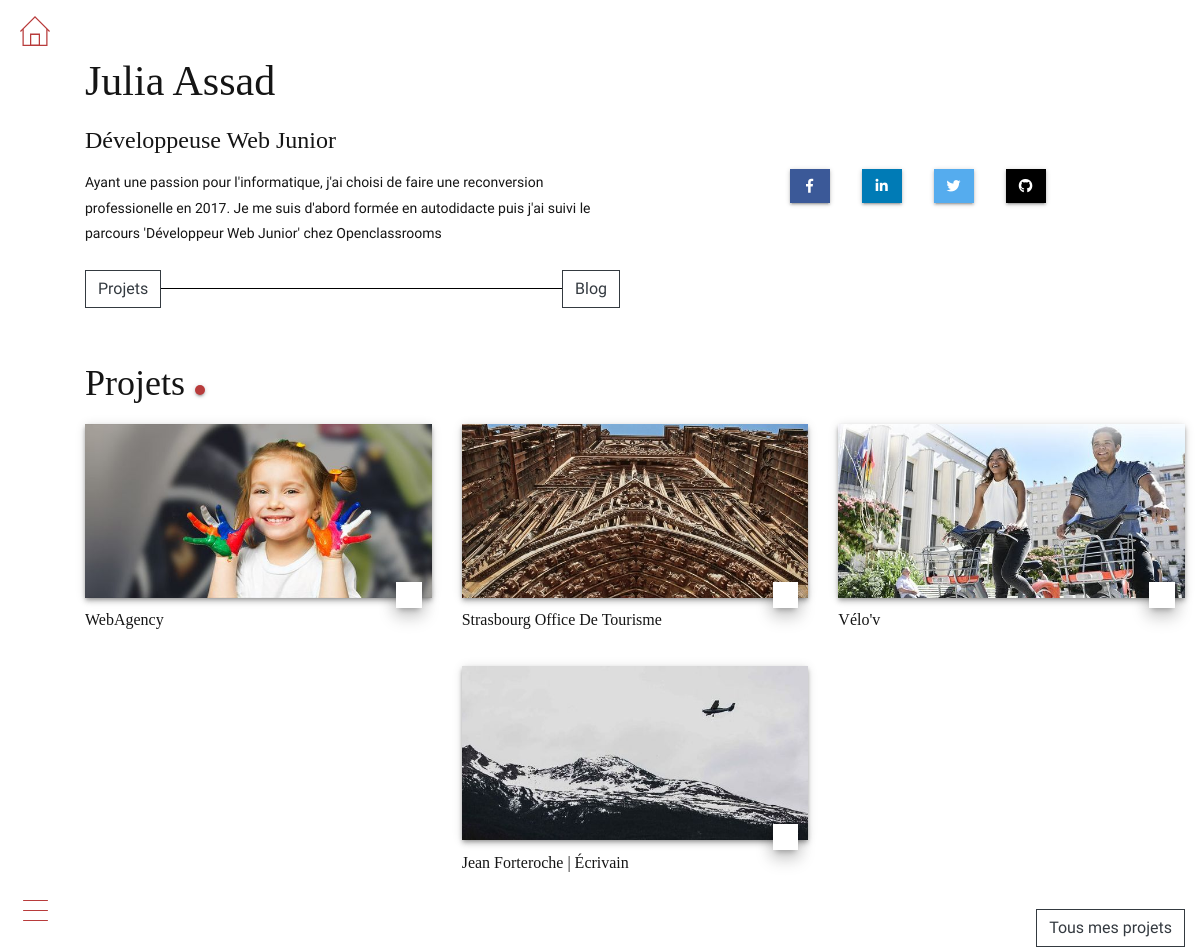
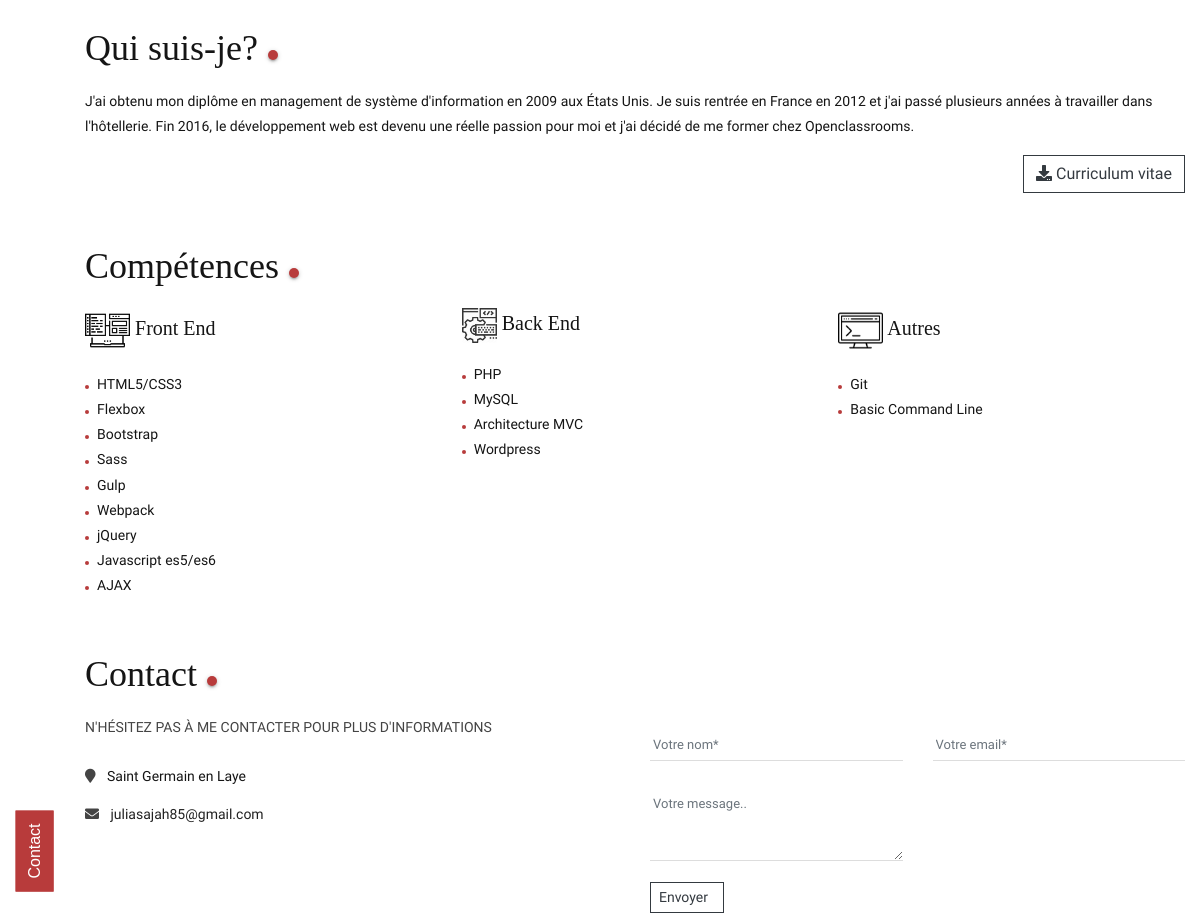
The page / on the database its author committed (2 pictures, top to bottom).
### tables this page shows
CREATE TABLE `projects` (
  `id` int(11) NOT NULL,
  `project_name` varchar(255) NOT NULL,
  `project_description` text NOT NULL,
  `project_sm_image` varchar(255) NOT NULL,
  `project_lg_image` varchar(255) NOT NULL,
  `project_url` varchar(255) NOT NULL,
  `project_comments` text NOT NULL,
  `project_slug` text NOT NULL,
  `is_published` tinyint(1) NOT NULL DEFAULT '0'
);

### app/controllers/Home.php (called while the page is built)
<?php
  class Home extends Controller
  {
      public function __construct()
      {
        $this->projectModel = $this->model('Projectmodel');
      }
      public function index()
      {
        $projects = $this->projectModel->getFirstProjects();
        $data = [
            'projects' => $projects
           ];
          $this->view('front/pages/index', $data);
      }
  }

### app/libraries/Core.php (called while the page is built, shortened)
<?php
class Core
{
 protected $currentMethod = 'Index';
 public function __construct()
 {
  $url = $this->getUrl();
  $this->currentController = new $this->currentController;
  $this->params = $url ? array_values($url) : [];
  call_user_func_array([$this->currentController, $this->currentMethod], $this->params);
 }
}

### build/index.php (called while the page is built, shortened)
<?php
$init = new Core;

### app/libraries/Database.php (called while the page is built, shortened)
<?php
class Database
{
 private $host = DB_HOST;
 private $user = DB_USER;
 private $pass = DB_PASS;
 private $dbname = DB_NAME;
 private $dbh;
 private $stmt;
 public function __construct()
 {
  $dsn = 'mysql:host=' . $this->host . ';dbname=' . $this->dbname;
  $options = array(
   PDO::ATTR_PERSISTENT => true,
   PDO::ATTR_ERRMODE => PDO::ERRMODE_EXCEPTION,
  );
  try {
   $this->dbh = new PDO($dsn, $this->user, $this->pass, $options);
  } catch (PDOException $e) {
   $this->error = $e->getMessage();
   echo $this->error;
  }}
 public function query($sql)
 {
  $this->stmt = $this->dbh->prepare($sql);
 }
 public function execute()
 {
  return $this->stmt->execute();
 }
 public function resultSet()
 {
  $this->execute();
  return $this->stmt->fetchAll(PDO::FETCH_OBJ);
 }
}

### app/models/Projectmodel.php (called while the page is built, shortened)
<?php
class Projectmodel
{
    private $db;
    public function __construct()
    {
        $this->db = new Database;
    }
    public function getFirstProjects()
    {
        $this->db->query('SELECT * FROM projects ORDER BY id ASC limit 4 ');
        $results = $this->db->resultSet();
        return $results;
    }
}

### app/views/front/pages/index.php (the view, shortened to what this page needs)
<?php require APPROOT . '/views/inc/header.php';?>
<?php require APPROOT . '/views/inc/sidenav.php';?>
<div id="main" class="main-container">
    <header id="header" class="header">
        <div class="container-fluid">
            <div class="row align-items-center">
                <div class="col-sm-6">
                    <h1>Julia Assad</h1>
                    <h2 class="h4 mb-3">Développeuse Web Junior</h2>
                    <p>Ayant une passion pour l'informatique, j'ai choisi de faire une reconversion professionelle en
                        2017. Je me suis d'abord formée en autodidacte puis j'ai suivi le parcours 'Développeur Web
                        Junior' chez Openclassrooms</p>
                    <div class="my-4 d-flex justify-content-between align-items-center">
                        <a href="#projects"
                            class="project-button btn btn-outline-dark shadow-none rounded-0">Projets</a>
                        <hr class="hr-line">
                        <a href="<?php echo URLROOT;?>/Blog"
                            class="blog-button btn btn-outline-dark shadow-none rounded-0">Blog</a>
                    </div>
                </div>
                <div class="col-sm-6">
                    <ul class="header--social-icons">
                        <li><a href="https://www.facebook.com/julia.assadchevreux" target="_blank"><i
                                    class="header--social-icons-facebook fab fa-facebook-f"></i></a></li>
                        <li><a href="https://www.linkedin.com/in/julia-assad/" target="_blank"><i
                                    class="header--social-icons-linkedin fab fa-linkedin-in"></i></a></li>
                        <li><a href="https://twitter.com/jmassads" target="_blank"><i
                                    class="header--social-icons-twitter fab fa-twitter"></i></a></li>
                        <li><a href="https://github.com/Jmassads" target="_blank"><i
                                    class="header--social-icons-github fab fa-github"></i></a></li>
                    </ul>
                </div>
            </div>
        </div>
    </header>
    <section id="projects" class="section projects">
        <div class="container-fluid">
            <h2 class="headline--red-dot">Projets</h2>
            <div class="row justify-content-center">
                <?php foreach($data['projects'] as $project):?>
                <div class="col-md-6 col-lg-4">
                    <div class="project">
                        <div class="project--image">
                            <picture>
                                <source srcset="<?php echo URLROOT;?>/uploads/<?php echo $project->project_sm_image;?>"
                                    media="(min-width:768px)">
                                <img class="img-fluid"
                                    srcset="<?php echo URLROOT;?>/uploads/<?php echo $project->project_lg_image;?>"
                                    alt="<?php echo $project->project_name;?>" class="large-hero__image">
                                <a href="<?php echo URLROOT;?>/Portfolio/<?php echo $project->project_slug;?>"><span
                                        class="lnr lnr-chevron-right"></span>
                                    <span class="sr-only">Voir le projet</span></a>
                            </picture>
                        </div>
                        <h3 class="project--title h6"><?php echo $project->project_name;?></h3>
                    </div>
                </div>
                <?php endforeach;?>
            </div>
            <div class="d-flex justify-content-end">
                <a href="<?php echo URLROOT;?>/Portfolio"
                    class="blog-button btn btn-outline-dark shadow-none rounded-0">Tous mes projets</a>
            </div>
        </div>
    </section>
    <section id="about" class="section about">
        <div class="container-fluid">
            <h2 class="headline--red-dot">Qui suis-je?</h2>
            <p class="about--description">
                J'ai obtenu mon diplôme en management de système d'information en 2009 aux États Unis. Je suis rentrée
                en France en 2012 et j'ai passé plusieurs années à travailler dans l'hôtellerie. Fin 2016, le
                développement web est devenu une réelle passion pour moi et j'ai décidé de me former chez
                Openclassrooms.</p>
            <div class="d-flex justify-content-end">
                <a href="files/julia_assad_cv.pdf" download
                    class="blog-button btn btn-outline-dark shadow-none rounded-0"> <i class="fas fa-download"></i>
                    Curriculum vitae</a>
            </div>
        </div>
    </section>
    <section id="skills" class="section skills">
        <div class="container-fluid">
            <div class="py-4">
                <h2 class="headline--red-dot">Compétences</h2>
                <div class="row justify-content-center">
                    <div class="col-sm-4">
                        <div class="mb-3">
                            <h3 class="h5"><img class="img-fluid" src="img/front.png" width="45" height="45"
                                    alt="front-end icon">
                                Front End</h3>
                            <ul>
                                <li>HTML5/CSS3</li>
                                <li>Flexbox</li>
                                <li>Bootstrap</li>
                                <li>Sass</li>
                                <li>Gulp</li>
                                <li>Webpack</li>
                                <li>jQuery</li>
                                <li>Javascript es5/es6</li>
                                <li>AJAX</li>
                            </ul>
                        </div>
                    </div>
                    <div class="col-sm-4">
                        <div class="mb-3">
                            <h3 class="h5"><img class="img-fluid" src="img/back.png" width="35" height="35"
                                    alt="back-end icon">
                                Back End</h3>
                            <ul>
                                <li>PHP</li>
                                <li>MySQL</li>
                                <li>Architecture MVC</li>
                                <li>Wordpress</li>
                            </ul>
                        </div>
                    </div>
                    <div class="col-sm-4">
                        <div class="mb-3">
                            <h3 class="h5"><img class="img-fluid" src="img/command-line.png" width="45" height="45"
                                    alt="database icon"> Autres</h3>
                            <ul>
                                <li>Git</li>
                                <li>Basic Command Line</li>
                            </ul>
                        </div>
                    </div>
                </div>
            </div>
        </div>
    </section>
    <section id=contact class=contact>
        <div class=container>
            <div class=head-section>
                <h2 class="headline--red-dot">Contact</h2>
            </div>
            <div class=row>
                <div class=col-lg-6>
                    <ul class="info-contact list-unstyled ">
                        <li class=mb-4>N'hésitez pas à me contacter pour plus d'informations</li>
                        <li><i class="mr-2 fa fa-map-marker "></i> Saint Germain en Laye</li>
                        <li>
                            <i class="mr-2 fa fa-envelope "></i> <a
                                href=mailto:support@me.com>juliasajah85@gmail.com</a>
                        </li>
                    </ul>
                </div>
                <div class=col-lg-6>
                    <form method="post" action="index.php#contact">
                        <div class="row box-form">
                            <div class="col-12 col-lg-6">
                                <input type="text" name="name" class="form-control" placeholder="Votre nom*"
                                    value="<?php echo isset($name) ? $name : '';?>">
                            </div>
                            <div class="col-12 col-lg-6">
                                <input type="text" name="email" class="form-control" placeholder="Votre email*"
                                    value="<?php echo isset($email) ? $email : '';?>">
                            </div>
                            <div class="col-12 col-lg-6">
                                <textarea name="message" class="form-control" placeholder="Votre message.."
                                    rows=3><?php echo isset($message) ? $message : '';?></textarea>
                            </div>
                            <div class="col-12 mt-2">
                                <button class="btn btn-sm btn-outline-dark shadow-none rounded-0" type="submit"
                                    name="submit">Envoyer <i class="fa fa-paper-plane-o com-i ml-1"></i></button>
                            </div>
                        </div>
                    </form>
                </div>
            </div>
        </div>
    </section>
    <?php require APPROOT . '/views/inc/footer.php';?>

### rows shown on the page
projects: shows a picture, project_name "WebAgency"
projects: shows a picture, project_name "Strasbourg Office De Tourisme"
projects: shows a picture, project_name "Vélo'v"
projects: shows a picture, project_name "Jean Forteroche | Écrivain"
